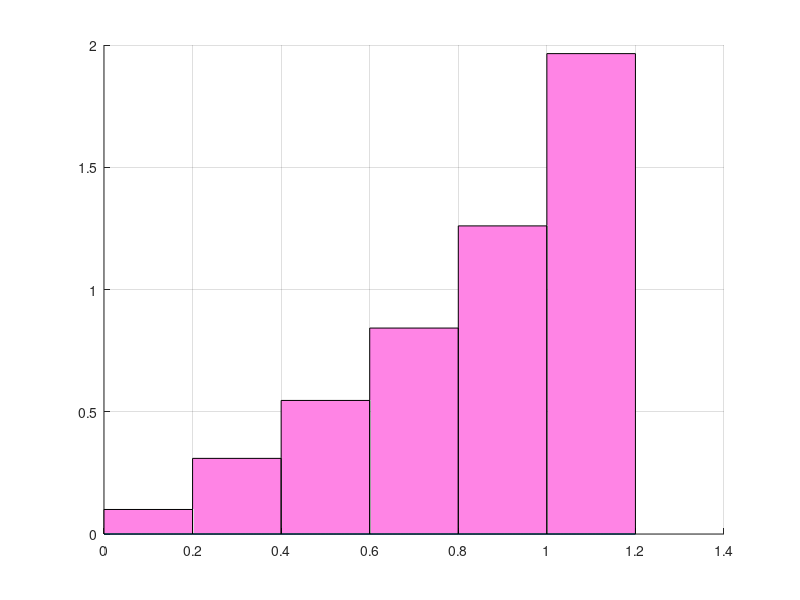

This chart was generated by the following MATLAB code: (Note: this script raises an error after producing the figure.)
fun = @(x) tan(x);
%fun1= @(x) 1/7*x.^7;
q=integral(fun,0,1.2);

x=linspace(0,1.2,200);
% plot(x,fun1(x),'b')

hold on
grid on;
plot(x,zeros(size(x)))

for v = 0.0:0.2:1.0
    rectangle('Position',[v 0 0.2 fun(v+0.1)],'FaceColor','#FF84E5')
end
ax = gca;
ax.XAxisLocation = 'origin';
ax.YAxisLocation = 'origin';

plot(x,fun(x),'r');
hold off;